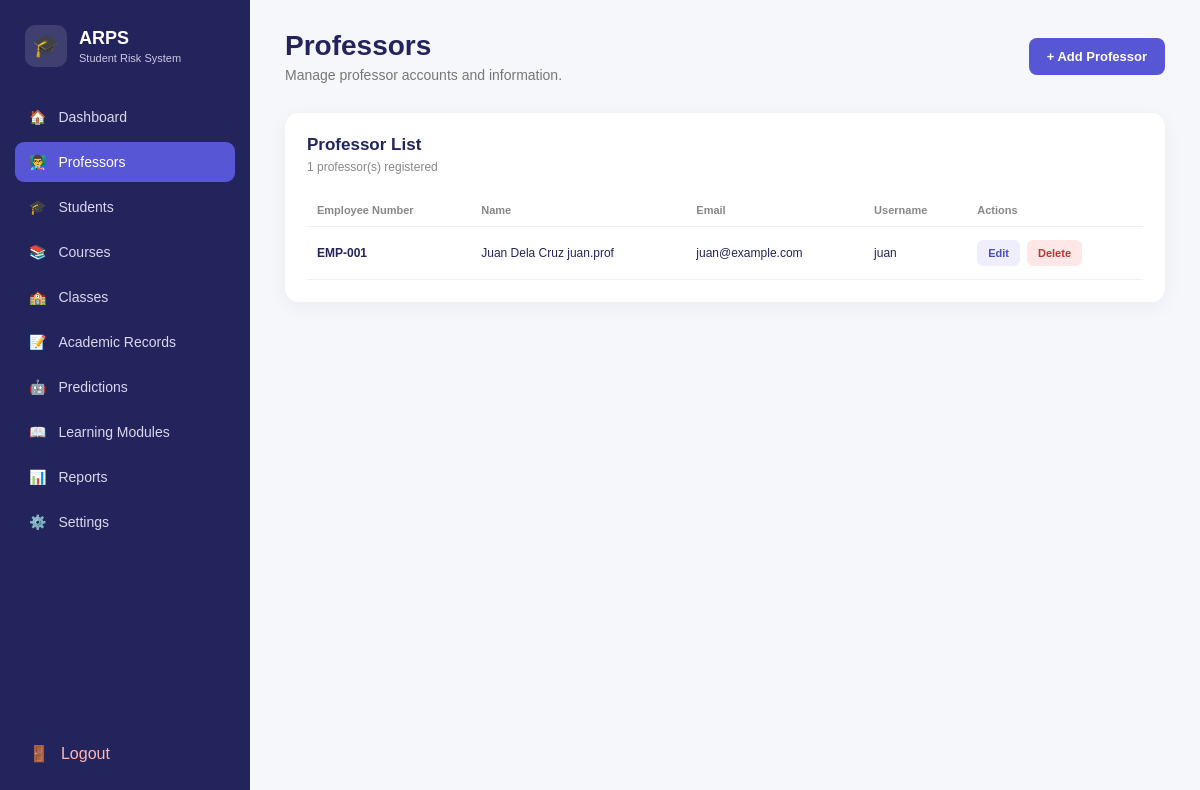
The page /professors (signed in) on the database its author committed.
### tables this page shows
CREATE TABLE professors (
            professor_id INTEGER PRIMARY KEY AUTOINCREMENT,
            user_id INTEGER UNIQUE,
            employee_number TEXT UNIQUE NOT NULL,
            first_name TEXT NOT NULL,
            last_name TEXT NOT NULL,
            email TEXT UNIQUE,
            FOREIGN KEY (user_id)
                REFERENCES users(user_id)
                ON DELETE CASCADE
        );

CREATE TABLE users (
            user_id INTEGER PRIMARY KEY AUTOINCREMENT,
            username TEXT UNIQUE NOT NULL,
            password TEXT NOT NULL,
            role TEXT NOT NULL CHECK (
                role IN ('admin', 'professor', 'student')
            ),
            created_at TIMESTAMP DEFAULT CURRENT_TIMESTAMP
        );

### app.py (the view)
@app.route("/professors")
def professors():
    if "user_id" not in session:
        return redirect(url_for("login"))
    if session["role"] != "admin":
        return redirect(url_for("dashboard"))
    connection = get_db_connection()
    try:
        cursor = connection.cursor()
        cursor.execute("""
            SELECT
                professors.professor_id,
                professors.employee_number,
                professors.first_name,
                professors.last_name,
                professors.email,
                users.username
            FROM professors

            LEFT JOIN users
                ON professors.user_id = users.user_id

            ORDER BY professors.last_name,
                     professors.first_name
        """)
        professors_list = cursor.fetchall()
    finally:
        connection.close()
    return render_template(
        "professors.html",
        professors=professors_list
    )

### database.py (called while the page is built)
def get_db_connection():
    connection = sqlite3.connect(DATABASE)
    connection.row_factory = sqlite3.Row
    connection.execute("PRAGMA foreign_keys = ON")
    return connection

### templates/professors.html (shortened to what this page needs)
<!DOCTYPE html>
<html lang="en">
<head>
    <link rel="stylesheet"
          href="{{ url_for('static', filename='css/style.css') }}">
</head>
<body class="dashboard-page">
<div class="dashboard-layout">
    <aside class="sidebar">
        <div class="brand">
            <div class="brand-icon">🎓</div>
            <div>
                <strong>ARPS</strong>
                <small>Student Risk System</small>
            </div>
        </div>
        <nav class="sidebar-nav">
            <a href="{{ url_for('dashboard') }}" class="nav-item">
                🏠
                <span>Dashboard</span>
            </a>
            <a href="{{ url_for('professors') }}"
               class="nav-item active">
                👨‍🏫
                <span>Professors</span>
            </a>
            <a href="{{ url_for('students') }}" class="nav-item">
    🎓
    <span>Students</span>
</a>
            <a href="{{ url_for('courses') }}" class="nav-item">
    📚
    <span>Courses</span>
</a>
<a href="{{ url_for('classes') }}" class="nav-item">
    🏫
    <span>Classes</span>
</a>
            <a href="{{ url_for('academic_records') }}"
   class="nav-item">
    📝
    <span>Academic Records</span>
</a>
            <a href="{{ url_for('predictions') }}"
   class="nav-item">
    🤖
    <span>Predictions</span>
</a>
            <a href="#" class="nav-item">
                📖
                <span>Learning Modules</span>
            </a>
            <a href="#" class="nav-item">
                📊
                <span>Reports</span>
            </a>
            <a href="#" class="nav-item">
                ⚙️
                <span>Settings</span>
            </a>
        </nav>
        <a href="{{ url_for('logout') }}"
           class="logout-button">
            🚪
            <span>Logout</span>
        </a>
    </aside>
    <main class="main-content">
        <header class="topbar">
            <div>
                <h1>Professors</h1>
                <p>
                    Manage professor accounts and information.
                </p>
            </div>
            <a href="{{ url_for('add_professor') }}"
               class="primary-button">
                + Add Professor
            </a>
        </header>
        <section class="dashboard-card">
            <div class="card-header professor-list-header">
                <div>
                    <h2>Professor List</h2>
                    <p>
                        {{ professors|length }} professor(s) registered
                    </p>
                </div>
            </div>
            {% if professors %}
            <div class="table-wrapper">
                <table class="professor-table">
                    <thead>
                        <tr>
                            <th>Employee Number</th>
                            <th>Name</th>
                            <th>Email</th>
                            <th>Username</th>
                            <th>Actions</th>
                        </tr>
                    </thead>
                    <tbody>
                    {% for professor in professors %}
                        <tr>
                            <td>
                                <strong>
                                    {{ professor["employee_number"] }}
                                </strong>
                            </td>
                            <td>
                                {{ professor["first_name"] }}
                                {{ professor["last_name"] }}
                            </td>
                            <td>
                                {{ professor["email"] or "—" }}
                            </td>
                            <td>
                                {{ professor["username"] or "No account" }}
                            </td>
                            <td>
                                <div class="action-buttons">
                                    <a
                                        href="{{ url_for(
                                            'edit_professor',
                                            professor_id=professor['professor_id']
                                        ) }}"
                                        class="edit-button">
                                        Edit
                                    </a>
                                    <form
                                        method="POST"
                                        action="{{ url_for(
                                            'delete_professor',
                                            professor_id=professor['professor_id']
                                        ) }}"
                                        onsubmit="return confirm(
                                            'Are you sure you want to delete this professor?'
                                        );">
                                        <button
                                            type="submit"
                                            class="delete-button">
                                            Delete
                                        </button>
                                    </form>
                                </div>
                            </td>
                        </tr>
                    {% endfor %}
                    </tbody>
                </table>
            </div>
            {% endif %}
        </section>
    </main>
</div>
</body>
</html>

### static/css/style.css (style rules this page uses)
* { box-sizing: border-box; margin: 0; padding: 0; }
body { font-family: Arial, Helvetica, sans-serif; }
.dashboard-page { min-height: 100vh; background: #f6f7fb; color: #24245c; }
.dashboard-layout { display: flex; min-height: 100vh; }
.sidebar { width: 250px; background: #24245c; color: white; display: flex; flex-direction: column; padding: 25px 15px; position: fixed; left: 0; top: 0; bottom: 0; }
.brand { display: flex; align-items: center; gap: 12px; padding: 0 10px 30px; }
.brand-icon { width: 42px; height: 42px; background: rgba(255,255,255,0.12); border-radius: 10px; display: flex; align-items: center; justify-content: center; font-size: 22px; }
.brand strong { display: block; font-size: 18px; }
.brand small { display: block; color: #c9c9e8; font-size: 11px; margin-top: 3px; }
.sidebar-nav { display: flex; flex-direction: column; gap: 5px; }
.nav-item { color: #d8d8f2; text-decoration: none; display: flex; align-items: center; gap: 12px; padding: 12px 14px; border-radius: 9px; font-size: 14px; transition: 0.2s; }
.nav-item:hover, .nav-item.active { background: #5757d6; color: white; }
.logout-button { margin-top: auto; color: #ffb5b5; text-decoration: none; display: flex; align-items: center; gap: 12px; padding: 12px 14px; border-radius: 9px; }
.main-content { margin-left: 250px; width: calc(100% - 250px); padding: 30px 35px; }
.topbar { display: flex; justify-content: space-between; align-items: center; margin-bottom: 30px; }
.topbar h1 { font-size: 28px; margin-bottom: 5px; }
.topbar p { color: #777; font-size: 14px; }
.dashboard-card { background: white; border-radius: 14px; padding: 22px; box-shadow: 0 5px 20px rgba(30,30,80,0.05); }
.card-header { margin-bottom: 20px; }
.card-header h2 { font-size: 17px; margin-bottom: 5px; }
.card-header p { color: #888; font-size: 12px; }
.table-wrapper { overflow-x: auto; }
table { width: 100%; border-collapse: collapse; }
th { text-align: left; color: #888; font-size: 11px; padding: 10px; border-bottom: 1px solid #eee; }
td { padding: 13px 10px; font-size: 12px; border-bottom: 1px solid #f0f0f0; }
.primary-button { display: inline-flex; align-items: center; justify-content: center; padding: 11px 18px; background: #5757d6; color: white; border: none; border-radius: 8px; text-decoration: none; font-size: 13px; font-weight: bold; cursor: pointer; transition: 0.2s; }
.professor-list-header { display: flex; justify-content: space-between; align-items: center; }
.action-buttons { display: flex; align-items: center; gap: 7px; }
.action-buttons form { margin: 0; }
.edit-button, .delete-button { border: none; border-radius: 6px; padding: 7px 11px; font-size: 11px; font-weight: bold; text-decoration: none; cursor: pointer; }
.edit-button { background: #eeeeff; color: #4b4bc4; }
.delete-button { background: #ffe7e7; color: #c53030; }

### rows shown on the page
professors: employee_number "EMP-001", first_name "Juan Dela Cruz", last_name "juan.prof", email "juan@example.com", username "juan"

### other values the page prints
{{ professors|length }} "1"
